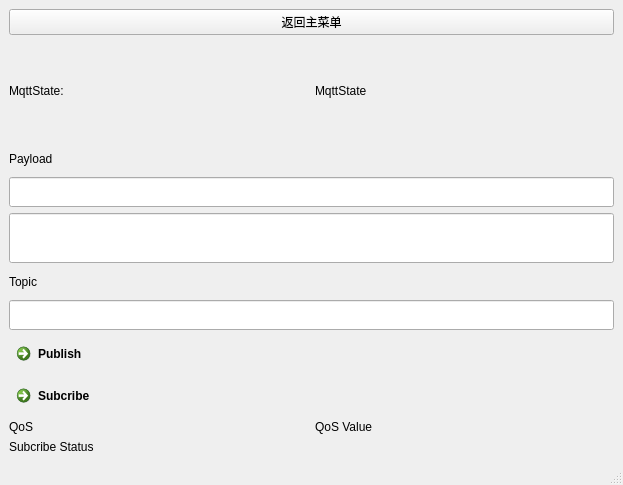
<?xml version="1.0" encoding="UTF-8"?>
<ui version="4.0">
 <class>CurrentSituation</class>
 <widget class="QMainWindow" name="CurrentSituation">
  <property name="geometry">
   <rect>
    <x>0</x>
    <y>0</y>
    <width>623</width>
    <height>485</height>
   </rect>
  </property>
  <property name="windowTitle">
   <string>实时状态</string>
  </property>
  <widget class="QWidget" name="centralwidget">
   <layout class="QGridLayout" name="gridLayout">
    <item row="2" column="0">
     <layout class="QVBoxLayout" name="verticalLayout">
      <item>
       <widget class="QLabel" name="label_payload">
        <property name="minimumSize">
         <size>
          <width>0</width>
          <height>25</height>
         </size>
        </property>
        <property name="text">
         <string>Payload</string>
        </property>
       </widget>
      </item>
      <item>
       <widget class="QLineEdit" name="line_pubtopic">
        <property name="minimumSize">
         <size>
          <width>0</width>
          <height>30</height>
         </size>
        </property>
       </widget>
      </item>
      <item>
       <widget class="QLineEdit" name="line_payload">
        <property name="minimumSize">
         <size>
          <width>0</width>
          <height>50</height>
         </size>
        </property>
       </widget>
      </item>
      <item>
       <widget class="QLabel" name="label_topic">
        <property name="minimumSize">
         <size>
          <width>0</width>
          <height>25</height>
         </size>
        </property>
        <property name="text">
         <string>Topic</string>
        </property>
       </widget>
      </item>
      <item>
       <widget class="QLineEdit" name="line_subtopic">
        <property name="minimumSize">
         <size>
          <width>0</width>
          <height>30</height>
         </size>
        </property>
       </widget>
      </item>
     </layout>
    </item>
    <item row="3" column="0">
     <layout class="QVBoxLayout" name="verticalLayout_2">
      <item>
       <widget class="QCommandLinkButton" name="btn_Publish">
        <property name="sizePolicy">
         <sizepolicy hsizetype="Fixed" vsizetype="Fixed">
          <horstretch>0</horstretch>
          <verstretch>0</verstretch>
         </sizepolicy>
        </property>
        <property name="text">
         <string>Publish</string>
        </property>
       </widget>
      </item>
      <item>
       <widget class="QCommandLinkButton" name="btn_Subcribe">
        <property name="sizePolicy">
         <sizepolicy hsizetype="Fixed" vsizetype="Fixed">
          <horstretch>0</horstretch>
          <verstretch>0</verstretch>
         </sizepolicy>
        </property>
        <property name="text">
         <string>Subcribe</string>
        </property>
       </widget>
      </item>
      <item>
       <layout class="QHBoxLayout" name="horizontalLayout_2">
        <item>
         <widget class="QLabel" name="label_QoSTitle">
          <property name="text">
           <string>QoS</string>
          </property>
         </widget>
        </item>
        <item>
         <widget class="QLabel" name="label_QoS">
          <property name="text">
           <string>QoS Value</string>
          </property>
         </widget>
        </item>
       </layout>
      </item>
      <item>
       <widget class="QLabel" name="label_subscribr_status">
        <property name="text">
         <string>Subcribe Status</string>
        </property>
       </widget>
      </item>
     </layout>
    </item>
    <item row="1" column="0">
     <layout class="QHBoxLayout" name="horizontalLayout">
      <item>
       <widget class="QLabel" name="label_MqttStateTitle">
        <property name="text">
         <string>MqttState:</string>
        </property>
       </widget>
      </item>
      <item>
       <widget class="QLabel" name="label_MqttState">
        <property name="text">
         <string>MqttState</string>
        </property>
       </widget>
      </item>
     </layout>
    </item>
    <item row="0" column="0">
     <widget class="QPushButton" name="btnOpenMainWidget">
      <property name="text">
       <string>返回主菜单</string>
      </property>
     </widget>
    </item>
   </layout>
  </widget>
  <widget class="QStatusBar" name="statusbar"/>
 </widget>
 <resources/>
 <connections/>
</ui>
